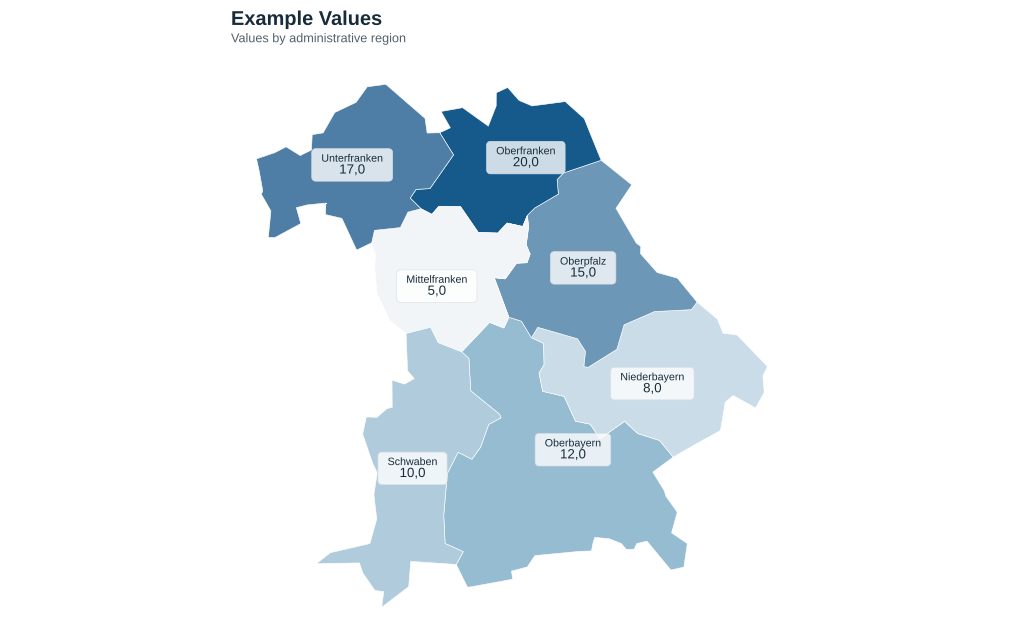

Write the R code that produced this figure.
library(sf)
library(dplyr)
library(ggplot2)
library(ggtext)

low_colour <- "#F1F5F8"
mid_colour <- "#8FB8CE"
high_colour <- "#155A8A"

text_colour <- "#172B3A"
border_colour <- "#FFFFFF"
label_fill <- "#FFFFFF"
label_border <- "#D7E0E6"
missing_colour <- "#E2E6E9"

bayern_rb <- sf::read_sf("src/stories/plots/map/bayern_rb.gpkg")

daten <- tibble::tribble(
  ~regierungsbezirk, ~metric,
  "Oberbayern", 12,
  "Niederbayern", 8,
  "Oberpfalz", 15,
  "Oberfranken", 20,
  "Mittelfranken", 5,
  "Unterfranken", 17,
  "Schwaben", 10
)

karte <- bayern_rb %>%
  left_join(
    daten,
    by = c("NAME_LATN" = "regierungsbezirk")
  )

label_points <- sf::st_point_on_surface(karte)

label_coordinates <- sf::st_coordinates(label_points)

label_points <- label_points %>%
  sf::st_drop_geometry() %>%
  mutate(
    x = label_coordinates[, 1],
    y = label_coordinates[, 2],
    label = paste0(
      "<span style='font-size:8pt; color:", text_colour, ";'>",
      NAME_LATN,
      "</span><br>",
      "<span style='font-size:10pt; font-weight:400; color:", text_colour, ";'>",
      scales::number(
        metric,
        accuracy = 0.1,
        decimal.mark = ","
      ),
      "</span>"
    )
  )

ploti <- ggplot(karte) +
  geom_sf(
    aes(fill = metric),
    colour = border_colour,
    linewidth = 0.2
  ) +
  ggtext::geom_richtext(
    data = label_points,
    aes(
      x = x,
      y = y,
      label = label
    ),
    inherit.aes = FALSE,
    colour = text_colour,
    fill = scales::alpha(label_fill, 0.78),
    label.colour = scales::alpha(label_border, 0.9),
    label.size = 0.25,
    label.padding = grid::unit(
      c(0.25, 0.5, 0.25, 0.5),
      "lines"
    ),
    label.r = grid::unit(0.2, "lines"),
    size = 3,
    lineheight = 0.9,
    family = "sans",
    hjust = 0.5,
    vjust = 0.5
  ) +
  scale_fill_gradientn(
    colours = c(
      low_colour,
      mid_colour,
      high_colour
    ),
    limits = c(5, 20),
    name = "Example Indicator",
    breaks = c(5, 10, 15, 20),
    labels = scales::label_number(
      accuracy = 0.1,
      decimal.mark = ","
    ),
    na.value = missing_colour,
    guide = guide_colourbar(
      title.position = "top",
      title.hjust = 0,
      label.position = "bottom",
      barwidth = grid::unit(10, "cm"),
      barheight = grid::unit(0.4, "cm"),
      ticks = TRUE,
      ticks.colour = text_colour,
      frame.colour = NA,
      nbin = 256
    )
  ) +
  labs(
    title = "Example Values",
    subtitle = "Values by administrative region",
    x = NULL,
    y = NULL
  ) +
  coord_sf(
    datum = NA,
    expand = TRUE,
    clip = "off"
  ) +
  theme_void() +
  theme(
    plot.title = element_text(
      colour = text_colour,
      face = "bold",
      size = 15,
      hjust = 0,
      margin = margin(
        b = 3
      )
    ),
    plot.subtitle = element_text(
      colour = scales::alpha(text_colour, 0.75),
      size = 9.5,
      hjust = 0,
      margin = margin(
        b = 10
      )
    ),
    legend.position = "none",
    legend.direction = "horizontal",
    legend.justification = "center",
    legend.title = element_text(
      colour = text_colour,
      face = "bold",
      size = 9,
      hjust = 0
    ),
    legend.text = element_text(
      colour = text_colour,
      size = 8
    ),
    legend.key.width = grid::unit(
      0.8,
      "cm"
    ),
    legend.key.height = grid::unit(
      0.4,
      "cm"
    ),
    legend.spacing.x = grid::unit(
      0.15,
      "cm"
    ),
    legend.margin = margin(
      t = 5,
      r = 0,
      b = 0,
      l = 0
    ),
    plot.margin = margin(
      t = 8,
      r = 8,
      b = 5,
      l = 8
    )
  )

ploti
